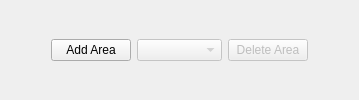
                <widget class="QWidget" name="page_10">
                 <layout class="QHBoxLayout" name="horizontalLayout_22">
                  <item>
                   <spacer name="horizontalSpacer_7">
                    <property name="orientation">
                     <enum>Qt::Horizontal</enum>
                    </property>
                    <property name="sizeHint" stdset="0">
                     <size>
                      <width>40</width>
                      <height>20</height>
                     </size>
                    </property>
                   </spacer>
                  </item>
                  <item>
                   <widget class="QPushButton" name="pbAddArea">
                    <property name="text">
                     <string>Add Area</string>
                    </property>
                   </widget>
                  </item>
                  <item>
                   <widget class="QComboBox" name="comboBoxAreas">
                    <property name="enabled">
                     <bool>false</bool>
                    </property>
                    <property name="minimumSize">
                     <size>
                      <width>85</width>
                      <height>0</height>
                     </size>
                    </property>
                   </widget>
                  </item>
                  <item>
                   <widget class="QPushButton" name="pushButtonDelArea">
                    <property name="enabled">
                     <bool>false</bool>
                    </property>
                    <property name="text">
                     <string>Delete Area</string>
                    </property>
                   </widget>
                  </item>
                  <item>
                   <spacer name="horizontalSpacer_43">
                    <property name="orientation">
                     <enum>Qt::Horizontal</enum>
                    </property>
                    <property name="sizeHint" stdset="0">
                     <size>
                      <width>40</width>
                      <height>20</height>
                     </size>
                    </property>
                   </spacer>
                  </item>
                 </layout>
                </widget>
